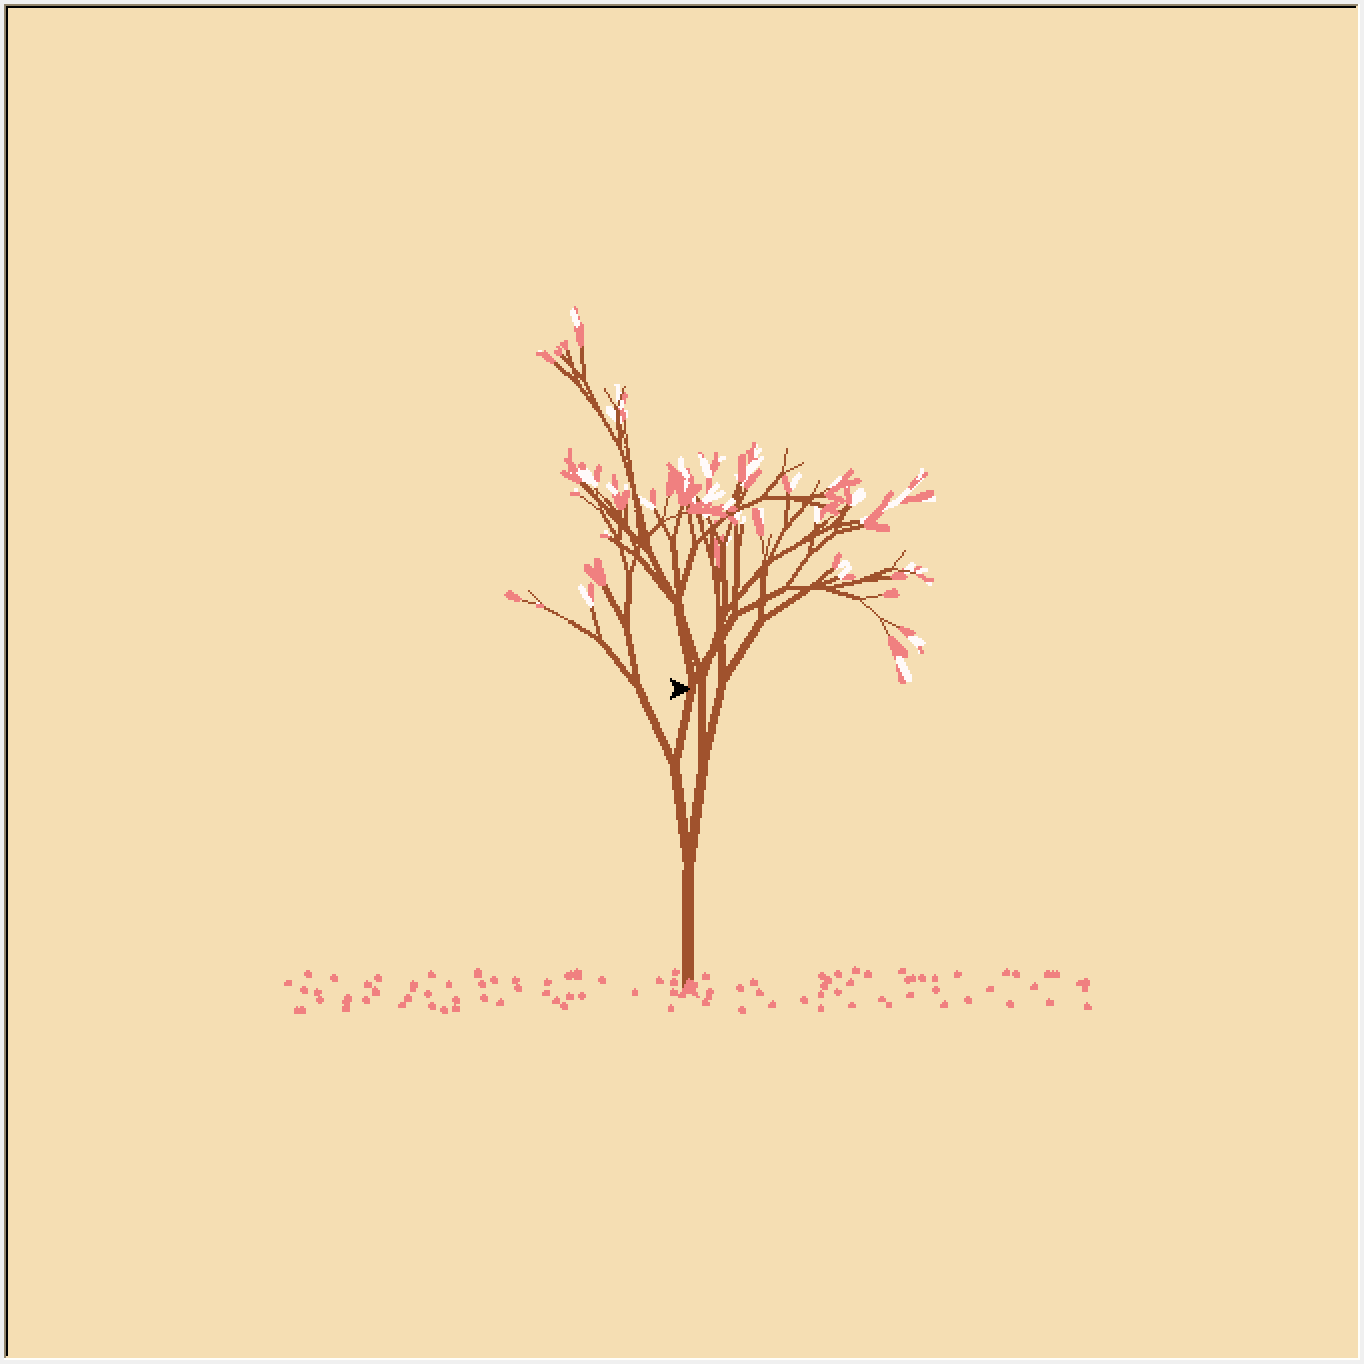

Source code (Python):
import random
import turtle

t = turtle.Turtle()
w = turtle.Screen()


def tree(branchLen, t):
    if branchLen > 3:
        if 8 <= branchLen <= 12:
            if random.randint(0, 2) == 0:
                t.color('snow')
            else:
                t.color('lightcoral')
            t.pensize(branchLen / 3)
        elif branchLen < 8:
            if random.randint(0, 1) == 0:
                t.color('snow')
            else:
                t.color('lightcoral')
            t.pensize(branchLen / 2)
        else:
            t.color('sienna')
            t.pensize(branchLen / 10)

        t.forward(branchLen)
        a = 1.5 * random.random()
        t.right(20 * a)
        b = 1.5 * random.random()
        tree(branchLen - 10 * b, t)
        t.left(40 * a)
        tree(branchLen - 10 * b, t)
        t.right(20 * a)
        t.up()
        t.backward(branchLen)
        t.down()


def petal(m, t):  # under the petals of the tree
    for i in range(m):
        a = 200 - 400 * random.random()
        b = 10 - 20 * random.random()
        t.up()
        t.forward(b)
        t.left(90)
        t.forward(a)
        t.down()
        t.color("lightcoral")
        t.circle(1)
        t.up()
        t.backward(a)
        t.right(90)
        t.backward(b)


def main():
    t = turtle.Turtle()
    myWin = turtle.Screen()
    turtle.hideturtle()
    turtle.getscreen().tracer(5, 0)
    turtle.screensize(bg='wheat')
    t.left(90)
    t.up()
    t.backward(150)
    t.down()
    t.color('sienna')
    tree(60, t)
    petal(100, t)

    myWin.exitonclick()


main()
